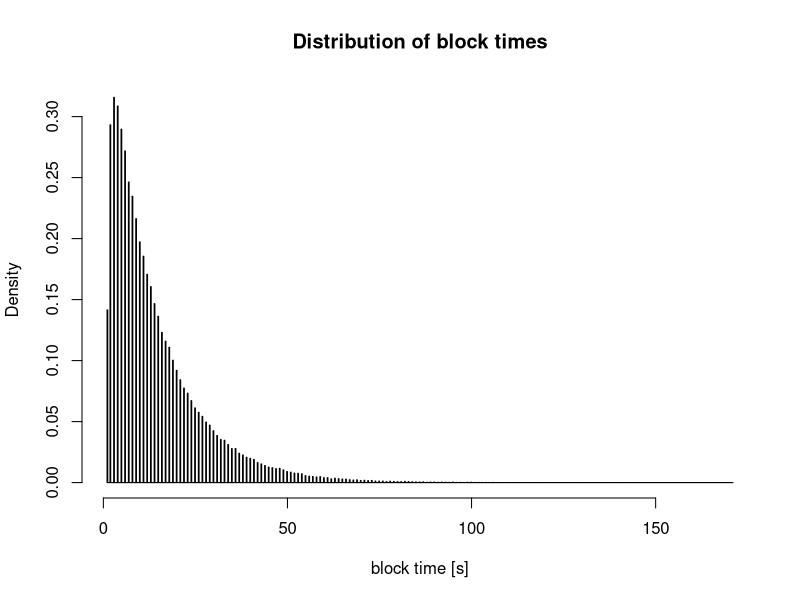
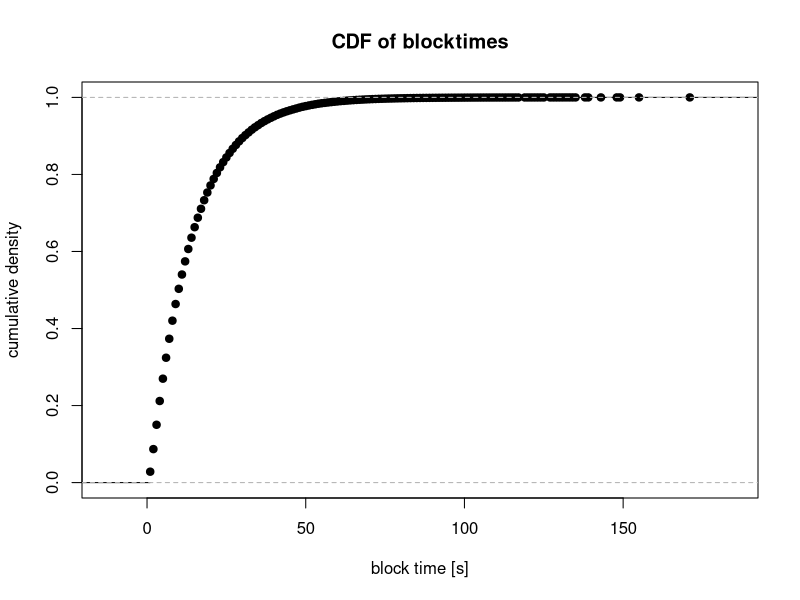

The R source for these figures, in order:
timestampsHomestead = as.matrix(read.csv(file = "blocktimes.csv"))
blocktimes= data.frame(day=as.Date(as.POSIXct(timestampsHomestead[-1,], origin="1970-01-01")), blocktime=diff(timestampsHomestead))
blocktimes= setNames(blocktimes, c("day","blocktime"))
summary(blocktimes$blocktime)
numberOfDays= length(unique(blocktimes$day));
hist(blocktimes$blocktime, breaks=numberOfDays*24, main = "Distribution of block times", xlab = "block time [s]", freq = FALSE)
plot(ecdf(blocktimes$blocktime),  main = "CDF of blocktimes", xlab = "block time [s]", ylab="cumulative density")
